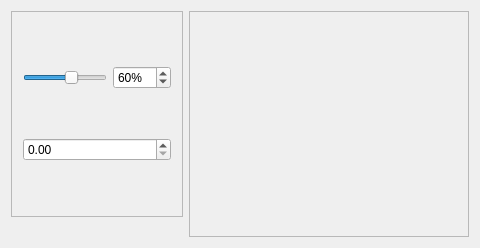
<ui version="4.0" >
 <class>PrintDialogPageDLG</class>
 <widget class="QWidget" name="PrintDialogPageDLG" >
  <property name="geometry" >
   <rect>
    <x>0</x>
    <y>0</y>
    <width>480</width>
    <height>248</height>
   </rect>
  </property>
  <property name="sizePolicy" >
   <sizepolicy>
    <hsizetype>1</hsizetype>
    <vsizetype>1</vsizetype>
    <horstretch>0</horstretch>
    <verstretch>0</verstretch>
   </sizepolicy>
  </property>
  <layout class="QHBoxLayout" >
   <property name="margin" >
    <number>11</number>
   </property>
   <property name="spacing" >
    <number>6</number>
   </property>
   <item>
    <layout class="QVBoxLayout" >
     <property name="margin" >
      <number>0</number>
     </property>
     <property name="spacing" >
      <number>6</number>
     </property>
     <item>
      <widget class="Q3Frame" name="frame3" >
       <property name="sizePolicy" >
        <sizepolicy>
         <hsizetype>1</hsizetype>
         <vsizetype>1</vsizetype>
         <horstretch>0</horstretch>
         <verstretch>0</verstretch>
        </sizepolicy>
       </property>
       <property name="frameShape" >
        <enum>QFrame::StyledPanel</enum>
       </property>
       <property name="frameShadow" >
        <enum>QFrame::Raised</enum>
       </property>
       <layout class="QVBoxLayout" >
        <property name="margin" >
         <number>11</number>
        </property>
        <property name="spacing" >
         <number>6</number>
        </property>
        <item>
         <layout class="QHBoxLayout" >
          <property name="margin" >
           <number>0</number>
          </property>
          <property name="spacing" >
           <number>6</number>
          </property>
          <item>
           <widget class="QSlider" name="slScale" >
            <property name="sizePolicy" >
             <sizepolicy>
              <hsizetype>1</hsizetype>
              <vsizetype>0</vsizetype>
              <horstretch>0</horstretch>
              <verstretch>0</verstretch>
             </sizepolicy>
            </property>
            <property name="minimum" >
             <number>1</number>
            </property>
            <property name="maximum" >
             <number>100</number>
            </property>
            <property name="value" >
             <number>60</number>
            </property>
            <property name="orientation" >
             <enum>Qt::Horizontal</enum>
            </property>
           </widget>
          </item>
          <item>
           <widget class="QSpinBox" name="sbScale" >
            <property name="suffix" >
             <string>%</string>
            </property>
            <property name="maximum" >
             <number>100</number>
            </property>
            <property name="minimum" >
             <number>1</number>
            </property>
            <property name="value" >
             <number>60</number>
            </property>
           </widget>
          </item>
         </layout>
        </item>
        <item>
         <widget class="QDoubleSpinBox" native="1" name="kdspAspect" />
        </item>
       </layout>
      </widget>
     </item>
     <item>
      <spacer>
       <property name="orientation" >
        <enum>Qt::Vertical</enum>
       </property>
       <property name="sizeType" >
        <enum>QSizePolicy::Minimum</enum>
       </property>
       <property name="sizeHint" >
        <size>
         <width>20</width>
         <height>20</height>
        </size>
       </property>
      </spacer>
     </item>
    </layout>
   </item>
   <item>
    <widget class="Q3Frame" name="previewFrame" >
     <property name="sizePolicy" >
      <sizepolicy>
       <hsizetype>3</hsizetype>
       <vsizetype>1</vsizetype>
       <horstretch>0</horstretch>
       <verstretch>0</verstretch>
      </sizepolicy>
     </property>
     <property name="frameShape" >
      <enum>QFrame::StyledPanel</enum>
     </property>
     <property name="frameShadow" >
      <enum>QFrame::Raised</enum>
     </property>
     <layout class="QHBoxLayout" >
      <property name="margin" >
       <number>11</number>
      </property>
      <property name="spacing" >
       <number>6</number>
      </property>
     </layout>
    </widget>
   </item>
  </layout>
 </widget>
  <customwidgets>
  <customwidget>
   <class>Q3Frame</class>
   <extends>QFrame</extends>
   <header>Qt3Support/Q3Frame</header>
   <container>1</container>
  </customwidget>
 </customwidgets>
 <includes>
  <include location="local" >knuminput.h</include>
 </includes>
 <resources/>
 <connections>
  <connection>
   <sender>sbScale</sender>
   <signal>valueChanged(int)</signal>
   <receiver>slScale</receiver>
   <slot>setValue(int)</slot>
   <hints>
    <hint type="sourcelabel" >
     <x>20</x>
     <y>20</y>
    </hint>
    <hint type="destinationlabel" >
     <x>20</x>
     <y>20</y>
    </hint>
   </hints>
  </connection>
  <connection>
   <sender>slScale</sender>
   <signal>valueChanged(int)</signal>
   <receiver>sbScale</receiver>
   <slot>setValue(int)</slot>
   <hints>
    <hint type="sourcelabel" >
     <x>20</x>
     <y>20</y>
    </hint>
    <hint type="destinationlabel" >
     <x>20</x>
     <y>20</y>
    </hint>
   </hints>
  </connection>
  <connection>
   <sender>sbScale</sender>
   <signal>valueChanged(int)</signal>
   <receiver>PrintDialogPageDLG</receiver>
   <slot>emitAValueChanged()</slot>
   <hints>
    <hint type="sourcelabel" >
     <x>20</x>
     <y>20</y>
    </hint>
    <hint type="destinationlabel" >
     <x>20</x>
     <y>20</y>
    </hint>
   </hints>
  </connection>
  <connection>
   <sender>kdspAspect</sender>
   <signal>valueChanged(double)</signal>
   <receiver>PrintDialogPageDLG</receiver>
   <slot>emitAValueChanged()</slot>
   <hints>
    <hint type="sourcelabel" >
     <x>20</x>
     <y>20</y>
    </hint>
    <hint type="destinationlabel" >
     <x>20</x>
     <y>20</y>
    </hint>
   </hints>
  </connection>
 </connections>
</ui>
